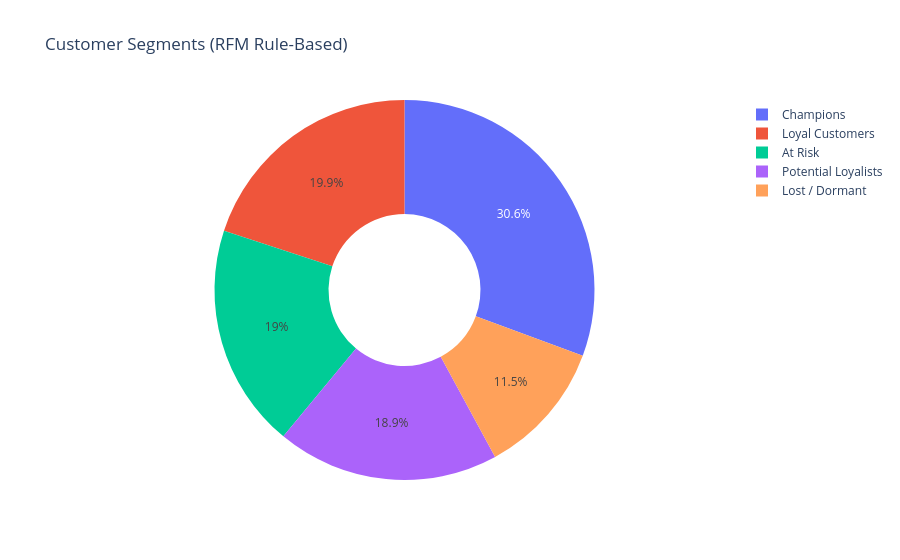

Write notebook code for a chart like this one.
### Code cell
fig = px.pie(rfm, names="rfm_segment", title="Customer Segments (RFM Rule-Based)", hole=0.4)
fig.show()

### Figure 1 — Plotly figure (JSON) as saved in the notebook; plotly's stock layout.template omitted (floating-point values rounded to 4 significant figures; data arrays with more than 128 entries replaced by an {"elided": "..."} marker saying what was removed)
{"data": [{"domain": {"x": [0.0, 1.0], "y": [0.0, 1.0]}, "hole": 0.4, "hovertemplate": "rfm_segment=%{label}<extra></extra>", "labels": {"elided": "777 str values"}, "legendgroup": "", "name": "", "showlegend": true, "type": "pie"}], "layout": {"legend": {"tracegroupgap": 0}, "title": {"text": "Customer Segments (RFM Rule-Based)"}}}
